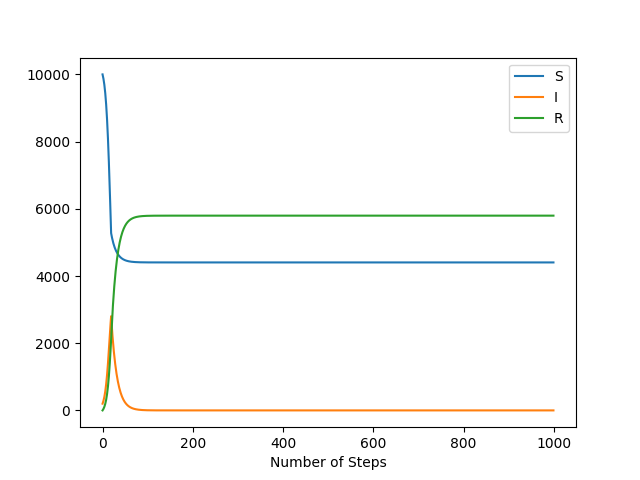

Generate this figure with Python:
import pandas as pd
import matplotlib.pyplot as plt
import numpy as np


# Initial conditions for [S, I, R]
INITIAL_CONDITIONS = np.array([1e4, 200, 0])
MAX_TIME = 100
STEP_SIZE = 0.1
NUM_STEPS = int(MAX_TIME / STEP_SIZE)


def get_derivatives(values, time):
    """
    Returns the derivative of the ODE as an array: [dS/dt, dI/dt, dR/dt]
    Use these derivatives to find the future values of [S, I, R]
    """
    total_population = values.sum()
    susceptible, infected = values[0], values[1]
    contact_rate = 0.3 if time < 20 else 0.05
    infection_rate = contact_rate * susceptible * infected / total_population
    recovery_rate = 0.1 * infected
    return np.array([
        -infection_rate,
        infection_rate - recovery_rate,
        recovery_rate,
    ])


times = np.linspace(start=0, stop=MAX_TIME, num=NUM_STEPS)
results = np.zeros((NUM_STEPS, 3))
results[0] = INITIAL_CONDITIONS

for t_idx, t in enumerate(times):
    if t_idx == 0:
        continue

    results[t_idx] = results[t_idx-1] + get_derivatives(results[t_idx-1], t_idx)

# Plot the results as a function of time for S, I, R respectively
columns = ['S', 'I', 'R']
df = pd.DataFrame(results, columns=columns)
df.index.name = 'Number of Steps'
df.plot(legend=True)
plt.savefig('./part_5.png')
plt.show()
